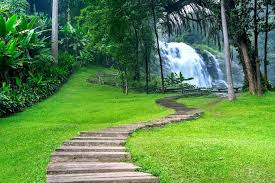
#> input picture images.jpg, 275 x 183 px
$ jupyter execute ACT.7.ipynb
#> lines starting #> are read from the running program, lines starting #| are printed output that depends on the picture
[cell 1]
import cv2
import numpy as np
import matplotlib.pyplot as plt

def convolucion_media_h(img, tkernel):
    kernel = np.ones((1, tkernel), np.float32) / tkernel
    imagen_c=cv2.filter2D(img,-1,kernel)
    return imagen_c

def convolucion_media_v(img, tkernel):
    kernel = np.ones((tkernel, 1), np.float32) / tkernel
    imagen_c=cv2.filter2D(img,-1,kernel)
    return imagen_c

def convolucion_media_d(img, tkernel):
    kernel = np.eye(tkernel, dtype=np.float32) / tkernel
    imagen_c=cv2.filter2D(img,-1,kernel)
    return imagen_c

def convolucion_media_di(img, tkernel):
    kernel = np.fliplr(np.eye(tkernel, dtype=np.float32)) / tkernel
    imagen_c=cv2.filter2D(img,-1,kernel)
    return imagen_c

img = cv2.imread('images.jpg')
#> img is the input picture: shape (183, 275, 3); mean B, G, R 74.6, 135.5, 92.5
img_rgb = cv2.cvtColor(img, cv2.COLOR_BGR2RGB)
img_com=convolucion_media_h(img_rgb,29)
#> in convolucion_media_h, `imagen_c=cv2.filter2D(img,-1,kernel)`:
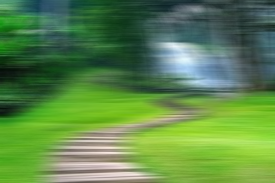
#> imagen_c: shape (183, 275, 3); mean R, G, B 92.5, 135.5, 74.6
img_com1=convolucion_media_v(img_rgb,29)
#> in convolucion_media_v, `imagen_c=cv2.filter2D(img,-1,kernel)`:
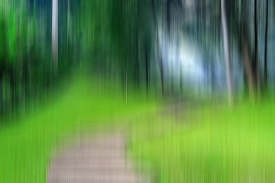
#> imagen_c: shape (183, 275, 3); mean R, G, B 92.5, 135.6, 74.7
img_com2=convolucion_media_d(img_rgb,29)
#> in convolucion_media_d, `imagen_c=cv2.filter2D(img,-1,kernel)`:
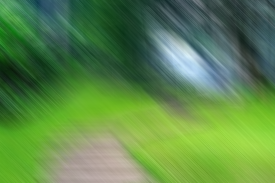
#> imagen_c: shape (183, 275, 3); mean R, G, B 92.7, 135.7, 74.8
img_com3=convolucion_media_di(img_rgb,29)
#> in convolucion_media_di, `imagen_c=cv2.filter2D(img,-1,kernel)`:
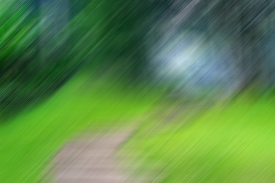
#> imagen_c: shape (183, 275, 3); mean R, G, B 92.4, 135.5, 74.6
plt.figure(figsize=(10,10))
plt.subplot(321)
plt.imshow(img_rgb)
plt.subplot(322)
plt.imshow(img_com)
plt.subplot(323)
plt.imshow(img_com1)
plt.subplot(324)
plt.imshow(img_com2)
plt.subplot(325)
plt.imshow(img_com3)
plt.show()

[cell 2]
import cv2
import numpy as np
import matplotlib.pyplot as plt

def convolucion_media_h(img, tkernel):
    kernel = np.ones((1, tkernel), np.float32) / tkernel
    imagen_c=cv2.filter2D(img,-1,kernel)
    return imagen_c

def convolucion_media_v(img, tkernel):
    kernel = np.ones((tkernel, 1), np.float32) / tkernel
    imagen_c=cv2.filter2D(img,-1,kernel)
    return imagen_c

def convolucion_media_d(img, tkernel):
    kernel = np.eye(tkernel, dtype=np.float32) / tkernel
    imagen_c=cv2.filter2D(img,-1,kernel)
    return imagen_c

def convolucion_media_di(img, tkernel):
    kernel = np.fliplr(np.eye(tkernel, dtype=np.float32)) / tkernel
    imagen_c=cv2.filter2D(img,-1,kernel)
    return imagen_c

img = cv2.imread('images.jpg', 0)
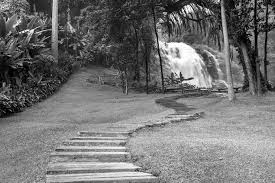
#> img: shape (183, 275); min 0, max 255, mean 115.6

img_com=convolucion_media_h(img,29)
#> in convolucion_media_h, `imagen_c=cv2.filter2D(img,-1,kernel)`:
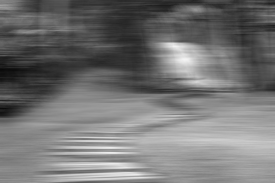
#> imagen_c: shape (183, 275); min 9, max 244, mean 115.6
img_com1=convolucion_media_v(img,29)
#> in convolucion_media_v, `imagen_c=cv2.filter2D(img,-1,kernel)`:
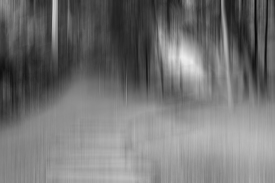
#> imagen_c: shape (183, 275); min 4, max 237, mean 115.7
img_com2=convolucion_media_d(img,29)
#> in convolucion_media_d, `imagen_c=cv2.filter2D(img,-1,kernel)`:
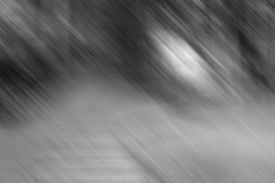
#> imagen_c: shape (183, 275); min 18, max 233, mean 115.8
img_com3=convolucion_media_di(img,29)
#> in convolucion_media_di, `imagen_c=cv2.filter2D(img,-1,kernel)`:
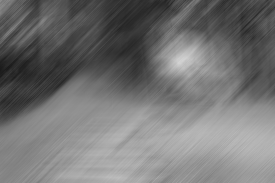
#> imagen_c: shape (183, 275); min 26, max 210, mean 115.6

plt.figure(figsize=(10,10))
plt.subplot(321)
plt.imshow(img, cmap='gray')
plt.subplot(322)
plt.imshow(img_com, cmap='gray')
plt.subplot(323)
plt.imshow(img_com1, cmap='gray')
plt.subplot(324)
plt.imshow(img_com2, cmap='gray')
plt.subplot(325)
plt.imshow(img_com3, cmap='gray')
plt.show()

$ run again, with colores.jpg copied over images.jpg
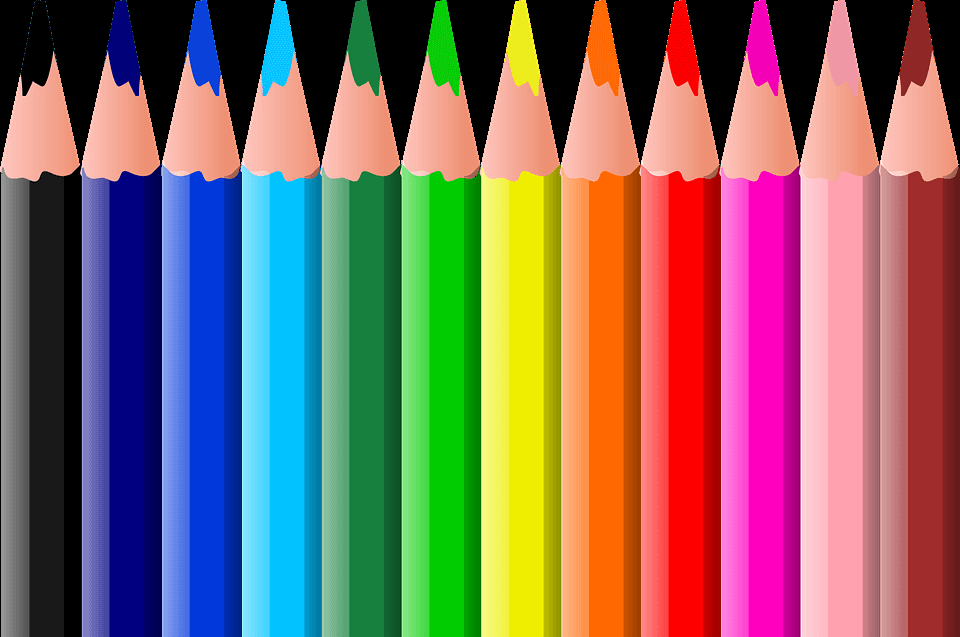
#> input picture colores.jpg, 960 x 637 px
#> img is the input picture: shape (637, 960, 3); mean B, G, R 99.2, 104.2, 129.5
#> img: shape (637, 960)
#> in convolucion_media_h, `imagen_c=cv2.filter2D(img,-1,kernel)`:
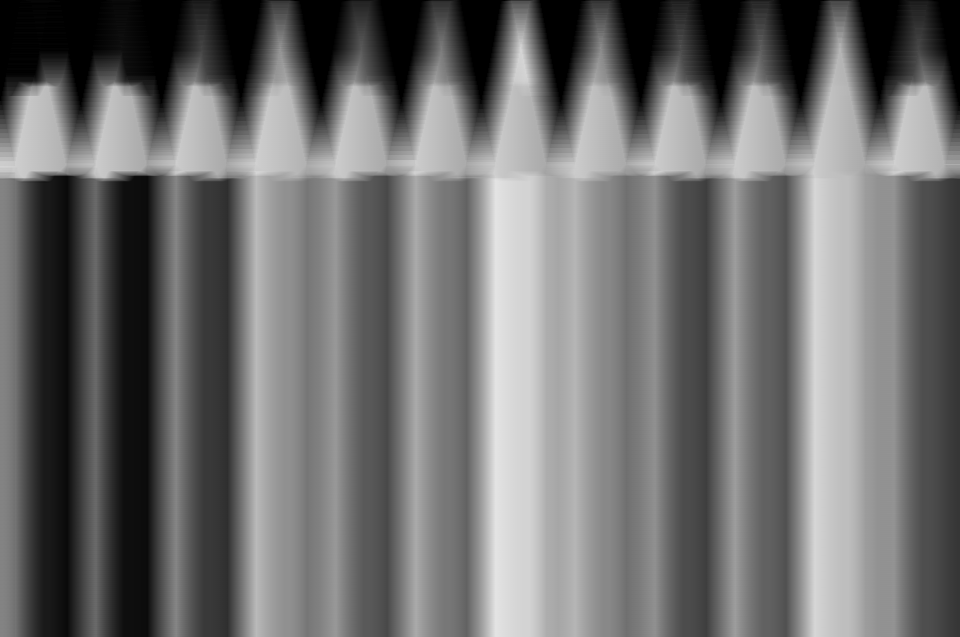
#> imagen_c: shape (637, 960); min 0, max 227, mean 110.8
#> in convolucion_media_v, `imagen_c=cv2.filter2D(img,-1,kernel)`:
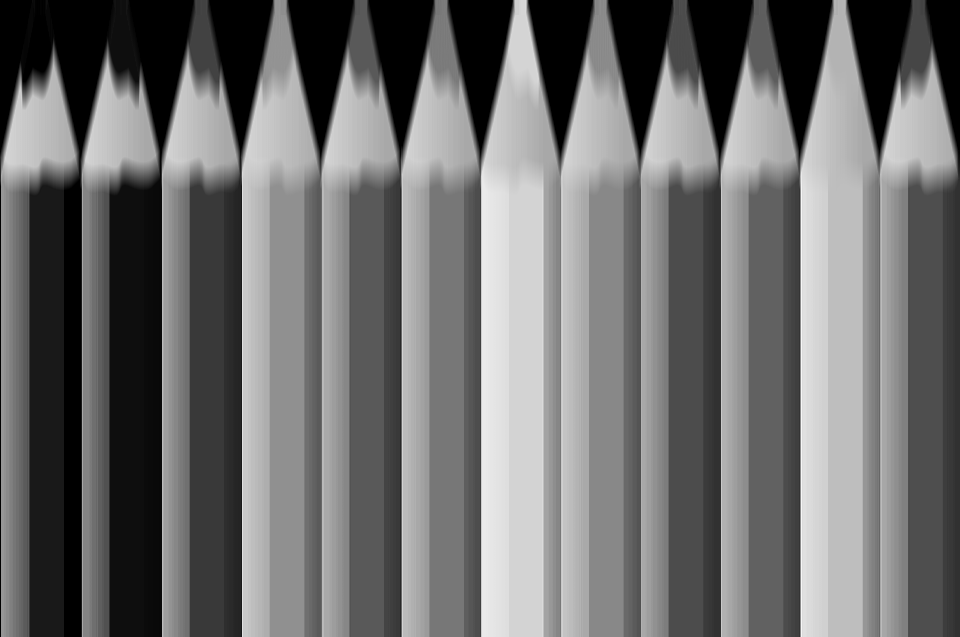
#> imagen_c: shape (637, 960); min 0, max 246, mean 110.8
